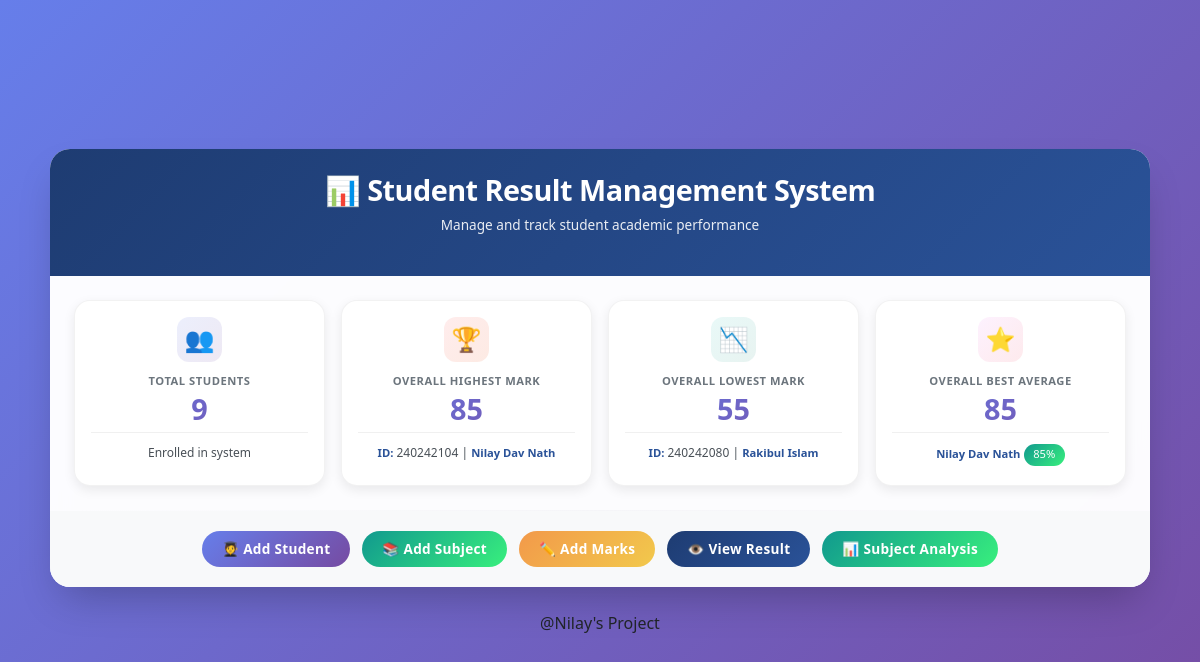
The page / on the database its author committed.
### tables this page shows
CREATE TABLE `students` (
  `id` int(11) NOT NULL,
  `name` varchar(100) DEFAULT NULL,
  `phone` varchar(20) DEFAULT NULL,
  `department` varchar(50) DEFAULT NULL,
  `semester` varchar(20) DEFAULT NULL,
  `session` varchar(20) DEFAULT NULL
);

### index.php (the view, shortened to what this page needs)
<?php
include("db.php");
$total_students_query = mysqli_query($conn,
"SELECT COUNT(*) AS total FROM students");
$total_students = mysqli_fetch_assoc($total_students_query);
$highest_query = mysqli_query($conn,
"SELECT students.id,
students.name,
marks.mark
FROM marks
JOIN students
ON marks.student_id = students.id
WHERE marks.mark = (
SELECT MAX(mark)
FROM marks
)");
$highest = mysqli_fetch_assoc($highest_query);
$lowest_query = mysqli_query($conn,
"SELECT students.id,
students.name,
marks.mark
FROM marks
JOIN students
ON marks.student_id = students.id
WHERE marks.mark = (
SELECT MIN(mark)
FROM marks
)");
$lowest = mysqli_fetch_assoc($lowest_query);
$average_query = mysqli_query($conn,
"SELECT students.id,
students.name,
AVG(marks.mark) AS average_mark
FROM marks
JOIN students
ON marks.student_id = students.id
GROUP BY students.id
ORDER BY average_mark DESC
LIMIT 1");
$average = mysqli_fetch_assoc($average_query);
?>
<!DOCTYPE html>
<html>
<head>
    <link href="https://cdn.jsdelivr.net/npm/bootstrap@5.3.0/dist/css/bootstrap.min.css" rel="stylesheet">
</head>
<body>
<div class="main-container">
    <div class="hero-card">
        <div class="dashboard-header">
            <h1>📊 Student Result Management System</h1>
            <p>Manage and track student academic performance</p>
        </div>
        <div class="stats-grid">
            <div class="stat-card">
                <div class="stat-icon icon-total">
                    👥
                </div>
                <h5>Total Students</h5>
                <h2><?php echo $total_students['total']; ?></h2>
                <div class="stat-detail">
                    <p>Enrolled in system</p>
                </div>
            </div>
            <div class="stat-card">
                <div class="stat-icon icon-highest">
                    🏆
                </div>
                <h5>Overall Highest Mark</h5>
                <h2><?php echo $highest['mark']; ?></h2>
                <div class="stat-detail">
                    <p><strong>ID:</strong> <?php echo $highest['id']; ?> | <strong><?php echo $highest['name']; ?></strong></p>
                </div>
            </div>
            <div class="stat-card">
                <div class="stat-icon icon-lowest">
                    📉
                </div>
                <h5>Overall Lowest Mark</h5>
                <h2><?php echo $lowest['mark']; ?></h2>
                <div class="stat-detail">
                    <p><strong>ID:</strong> <?php echo $lowest['id']; ?> | <strong><?php echo $lowest['name']; ?></strong></p>
                </div>
            </div>
            <div class="stat-card">
                <div class="stat-icon icon-average">
                    ⭐
                </div>
                <h5>Overall Best Average</h5>
                <h2><?php echo round($average['average_mark'],2); ?></h2>
                <div class="stat-detail">
                    <p><strong><?php echo $average['name']; ?></strong> <span class="badge-average"><?php echo round($average['average_mark'],2); ?>%</span></p>
                </div>
            </div>
        </div>
        <hr class="custom-divider">
        <div class="button-section">
            <a href="add_student.php" class="btn btn-custom btn-custom-primary">
                🧑‍🎓 Add Student
            </a>
            <a href="add_subject.php" class="btn btn-custom btn-custom-success">
                📚 Add Subject
            </a>
            <a href="add_marks.php" class="btn btn-custom btn-custom-warning">
                ✏️ Add Marks
            </a>
            <a href="view_result.php" class="btn btn-custom btn-custom-dark">
                👁️ View Result
            </a>
            <a href="subject_analysis.php"
            class="btn btn-custom btn-custom-success">
            📊 Subject Analysis
</a>
        </div>
    </div>
    <br>
<p id="copyright">@Nilay's Project</p>
</div>
</body>
</html>

### index.php (style rules this page uses)
* { margin: 0; padding: 0; box-sizing: border-box; }
body { background: linear-gradient(135deg, #667eea 0%, #764ba2 100%); font-family: 'Segoe UI', Tahoma, Geneva, Verdana, sans-serif; min-height: 100vh; display: flex; align-items: center; justify-content: center; padding: 20px; }
.main-container { max-width: 1100px; width: 100%; margin: 0 auto; }
.hero-card { background: rgba(255, 255, 255, 0.98); backdrop-filter: blur(10px); border-radius: 20px; box-shadow: 0 20px 40px -12px rgba(0, 0, 0, 0.25); overflow: hidden; transition: transform 0.3s ease; }
.dashboard-header { background: linear-gradient(135deg, #1e3c72 0%, #2a5298 100%); padding: 1.5rem; text-align: center; color: white; }
.dashboard-header h1 { font-size: 1.8rem; font-weight: 700; margin: 0; letter-spacing: -0.5px; }
.dashboard-header p { margin-top: 0.5rem; opacity: 0.9; font-size: 0.85rem; }
.stats-grid { padding: 1.5rem; display: grid; grid-template-columns: repeat(4, 1fr); gap: 1rem; }
.stat-card { background: white; border-radius: 16px; padding: 1rem; text-align: center; transition: all 0.3s ease; box-shadow: 0 4px 12px rgba(0, 0, 0, 0.08); border: 1px solid rgba(0,0,0,0.05); }
.stat-icon { width: 45px; height: 45px; margin: 0 auto 0.75rem; border-radius: 12px; display: flex; align-items: center; justify-content: center; font-size: 1.5rem; }
.stat-card h5 { color: #6c757d; font-size: 0.7rem; text-transform: uppercase; letter-spacing: 0.5px; font-weight: 700; margin-bottom: 0.5rem; }
.stat-card h2 { font-size: 1.8rem; font-weight: 800; margin-bottom: 0.5rem; background: linear-gradient(135deg, #667eea 0%, #764ba2 100%); -webkit-background-clip: text; background-clip: text; color: transparent; line-height: 1; }
.stat-detail { margin-top: 0.5rem; padding-top: 0.5rem; border-top: 1px solid #f0f0f0; }
.stat-detail p { margin: 0.2rem 0; font-size: 0.75rem; color: #495057; }
.stat-detail strong { color: #2a5298; font-size: 0.7rem; }
.badge-average { background: linear-gradient(135deg, #11998e 0%, #38ef7d 100%); color: white; padding: 0.15rem 0.6rem; border-radius: 12px; font-size: 0.7rem; display: inline-block; }
.custom-divider { margin: 0 1.5rem; border: none; height: 1px; background: linear-gradient(to right, transparent, #dee2e6, transparent); }
.button-section { padding: 1.25rem 1.5rem; text-align: center; background: #f8f9fa; display: flex; justify-content: center; gap: 0.75rem; flex-wrap: wrap; }
.btn-custom { padding: 0.5rem 1.25rem; font-weight: 600; font-size: 0.85rem; letter-spacing: 0.3px; border-radius: 50px; transition: all 0.3s ease; border: none; display: inline-flex; align-items: center; gap: 6px; }
.btn-custom-primary { background: linear-gradient(135deg, #667eea 0%, #764ba2 100%); color: white; }
.btn-custom-success { background: linear-gradient(135deg, #11998e 0%, #38ef7d 100%); color: white; }
.btn-custom-warning { background: linear-gradient(135deg, #f2994a 0%, #f2c94c 100%); color: white; }
.btn-custom-dark { background: linear-gradient(135deg, #1e3c72 0%, #2a5298 100%); color: white; }
.icon-total { background: linear-gradient(135deg, #667eea20, #764ba220); color: #667eea; }
.icon-highest { background: linear-gradient(135deg, #ff6b6b20, #ee5a2420); color: #ff6b6b; }
.icon-lowest { background: linear-gradient(135deg, #4ecdc420, #44a08d20); color: #4ecdc4; }
.icon-average { background: linear-gradient(135deg, #f093fb20, #f5576c20); color: #f093fb; }
.stat-card { animation: fadeInUp 0.4s ease backwards; }
.stat-card:nth-child(1) { animation-delay: 0.1s; }
.stat-card:nth-child(2) { animation-delay: 0.15s; }
.stat-card:nth-child(3) { animation-delay: 0.2s; }
.stat-card:nth-child(4) { animation-delay: 0.25s; }
#copyright { text-align: center; }

### rows shown on the page
students: id "240242104", name "Nilay Dav Nath"
students: id "240242080", name "Rakibul Islam"

### other values the page prints
$average['average_mark'] "85"
